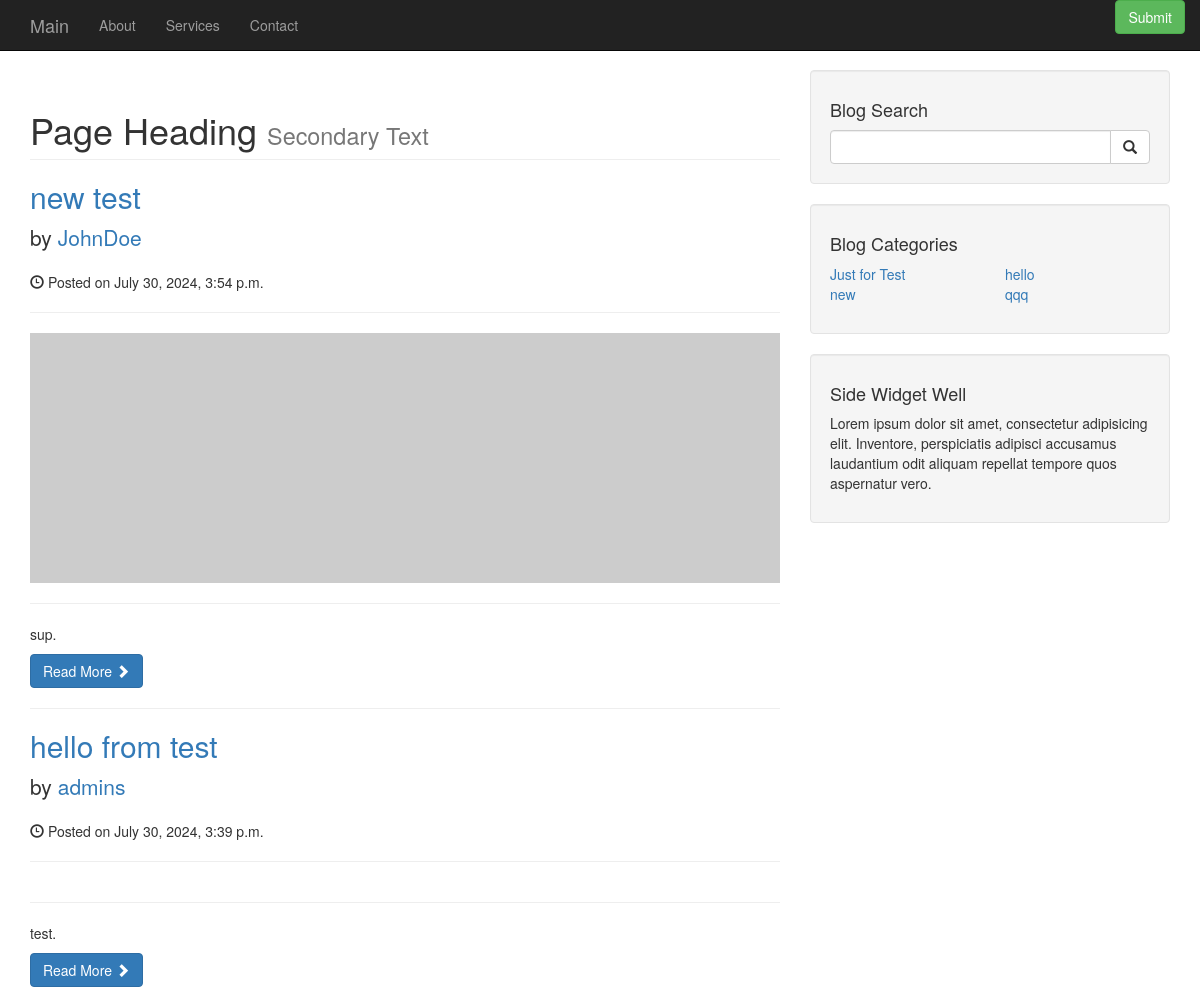
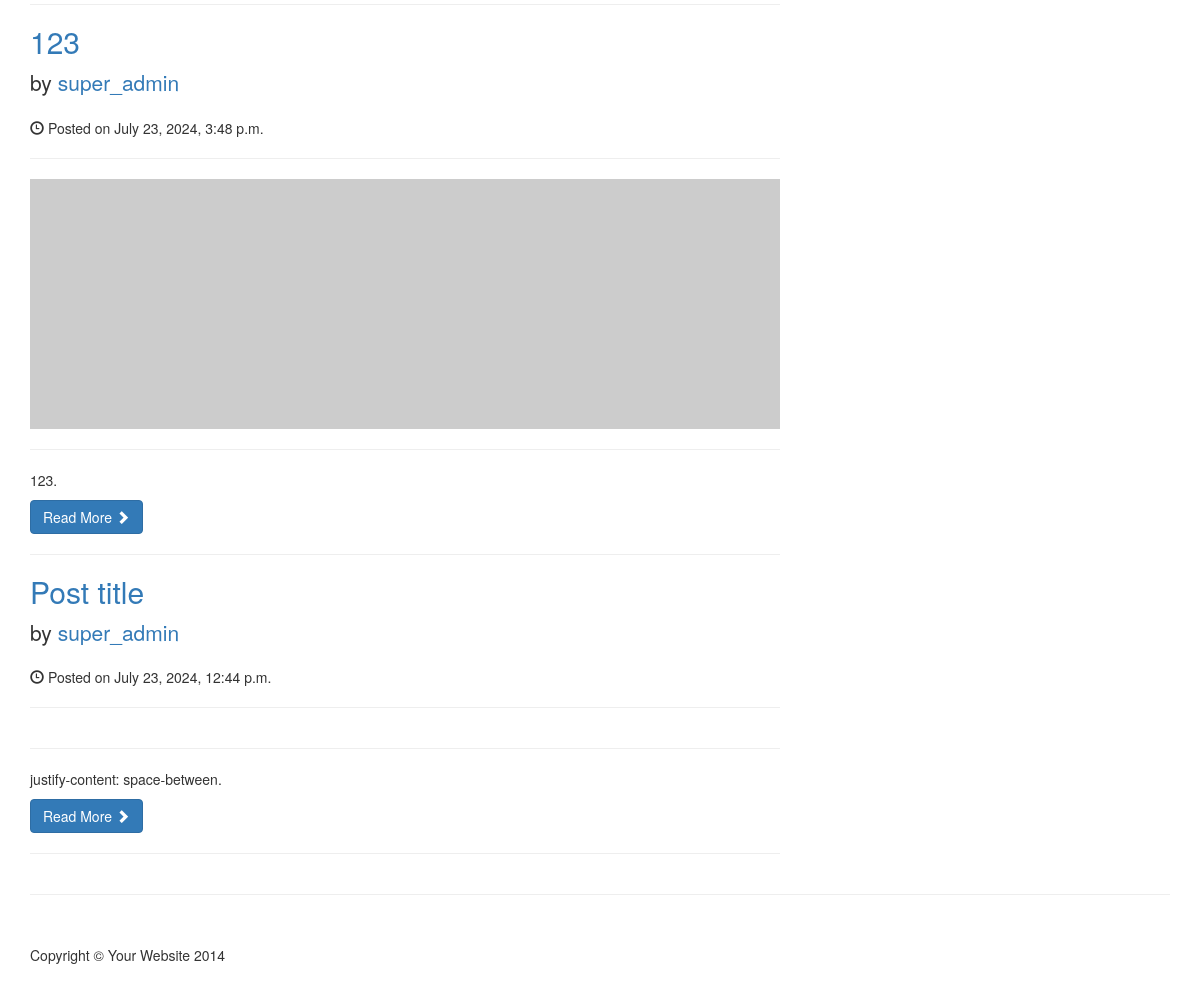
The page / on the database its author committed (2 pictures, top to bottom).
### blog/models.py (models this page shows, shortened)
class Post(models.Model):
    title = models.CharField(max_length=30, verbose_name='title', unique=True)  # Add unique=True
    content = models.TextField(verbose_name='content')
    publishedDate = models.DateTimeField(auto_now_add=True, verbose_name='published date')
    category = models.ForeignKey(Category, on_delete=models.CASCADE, verbose_name='category')
    user = models.ForeignKey(User, on_delete=models.CASCADE, verbose_name='Author', default=1)
    img = models.URLField(default="http://placehold.it/900x300", max_length=200)
    class Meta:
        verbose_name = 'Post'
        verbose_name_plural = 'Posts'

class Category(models.Model):
    name = models.CharField(max_length=30, verbose_name='name')
    class Meta:
        verbose_name = 'Category'
        verbose_name_plural = 'Categories'

### blog/views.py (the view)
# urls.py: path('', views.index, name='index'),
def index(request):
    posts = Post.objects.all().order_by('-publishedDate')
    context = {'posts':posts}
    context.update(getCategories())
    return render(request, 'blog/index.html', context)

### blog/views.py (called while the page is built)
def getCategories():
    all = Category.objects.all()
    count = all.count()
    half = count // 2
    firstHalf = all[:half]
    secondHalf = all[half:]
    return{'cats1':firstHalf, 'cats2':secondHalf}

### templates/blog/index.html
{% extends "blog/base.html" %}
{% block content %}
<h1 class="page-header">
    Page Heading
    <small>Secondary Text</small>
</h1>
{% for post in posts %}
<h2>
    <a href={% url "post" name=post.title %}>{{post.title}}</a>
</h2>
<p class="lead">
    by <a href="index.php">{{post.user}}</a>
</p>
<p><span class="glyphicon glyphicon-time"></span> Posted on {{post.publishedDate}}</p>
<hr>
<img class="img-responsive" src="{{post.img}}" alt="">
<hr>
<p>{{post.content| truncatewords:20}}.</p>
<a class="btn btn-primary" href={% url "post" name=post.title %}>Read More <span class="glyphicon glyphicon-chevron-right"></span></a>
<hr>
{% endfor %}
{% endblock%}

### templates/blog/base.html (shortened to what this page needs)
{% load static %}
<!DOCTYPE html>
<html lang="en">
<head>
    <link rel="stylesheet" href="{% static 'blog/css/blog-home.css' %}">
    <link rel="stylesheet" href="{% static 'blog/css/bootstrap.min.css' %}">
</head>
<body>
    <nav class="navbar navbar-inverse navbar-fixed-top" role="navigation">
        <div class="container">
            <div class="navbar-header">
                <a class="navbar-brand" href="{% url 'index' %}">Main</a>
            </div>
            <div class="collapse navbar-collapse" id="bs-example-navbar-collapse-1">
                <ul class="nav navbar-nav">
                    <li><a href="{% url 'about' %}">About</a></li>
                    <li><a href="{% url 'services' %}">Services</a></li>
                    <li><a href="{% url 'contact' %}">Contact</a></li>
                </ul>
                <ul class="nav navbar-nav navbar-right">
                    {% if user.is_authenticated %}
                    <a href={% url 'profile' %} >Profile</a>
                    <a href="{% url "blog_logout" %}" class='btn btn-danger'>Logout</a>
                    {% else %}
                    <form action="{% url "blog_login" %}"method='POST'>
                        <input type="submit" class='btn btn-success'>
                    </form>
                    {% endif %}
            </div>
        </div>
    </nav>
    <div class="container">
        <div class="row">
            <div class="col-md-8">
                {% block content %}
                {% endblock %}
            </div>
            <div class="col-md-4">
                <div class="well">
                    <h4>Blog Search</h4>
                    <form class="input-group" method='GET' action='{% url "search" %}'>
                        <input type="search" name='query' class="form-control">
                        <span class="input-group-btn">
                            <button class="btn btn-default" type="submit">
                                <span class="glyphicon glyphicon-search"></span>
                            </button>
                        </span>
                    </form>
                </div>
                <div class="well">
                    <h4>Blog Categories</h4>
                    <div class="row">
                        <div class="col-lg-6">
                            <ul class="list-unstyled">
                                {% for c in cats1 %}
                                <li><a href="{% url 'category' c.name %}">{{ c.name }}</a></li>
                                {% endfor %}
                            </ul>
                        </div>
                        <div class="col-lg-6">
                            <ul class="list-unstyled">
                                {% for c in cats2 %}
                                <li><a href="{% url 'category' c.name %}">{{ c.name }}</a></li>
                                {% endfor %}
                            </ul>
                        </div>
                    </div>
                </div>
                <div class="well">
                    <h4>Side Widget Well</h4>
                    <p>Lorem ipsum dolor sit amet, consectetur adipisicing elit. Inventore, perspiciatis adipisci accusamus laudantium odit aliquam repellat tempore quos aspernatur vero.</p>
                </div>
            </div>
        </div>
        <hr>
        <footer>
            <div class="row">
                <div class="col-lg-12">
                    <p>Copyright &copy; Your Website 2014</p>
                </div>
            </div>
        </footer>
    </div>
</body>
</html>

### static/blog/css/blog-home.css (style rules this page uses)
body { padding-top: 70px; }
footer { margin: 50px 0; }

### rows shown on the page
Post: title "new test", user "JohnDoe", publishedDate "July 30, 2024, 3:54 p.m.", content "sup"
Post: title "hello from test", user "admins", publishedDate "July 30, 2024, 3:39 p.m.", content "test"
Post: title "123", user "super_admin", publishedDate "July 23, 2024, 3:48 p.m.", content "123"
Post: title "Post title", user "super_admin", publishedDate "July 23, 2024, 12:44 p.m.", content "justify-content: space-between"
Category: name "Just for Test"
Category: name "new"
Category: name "hello"
Category: name "qqq"
